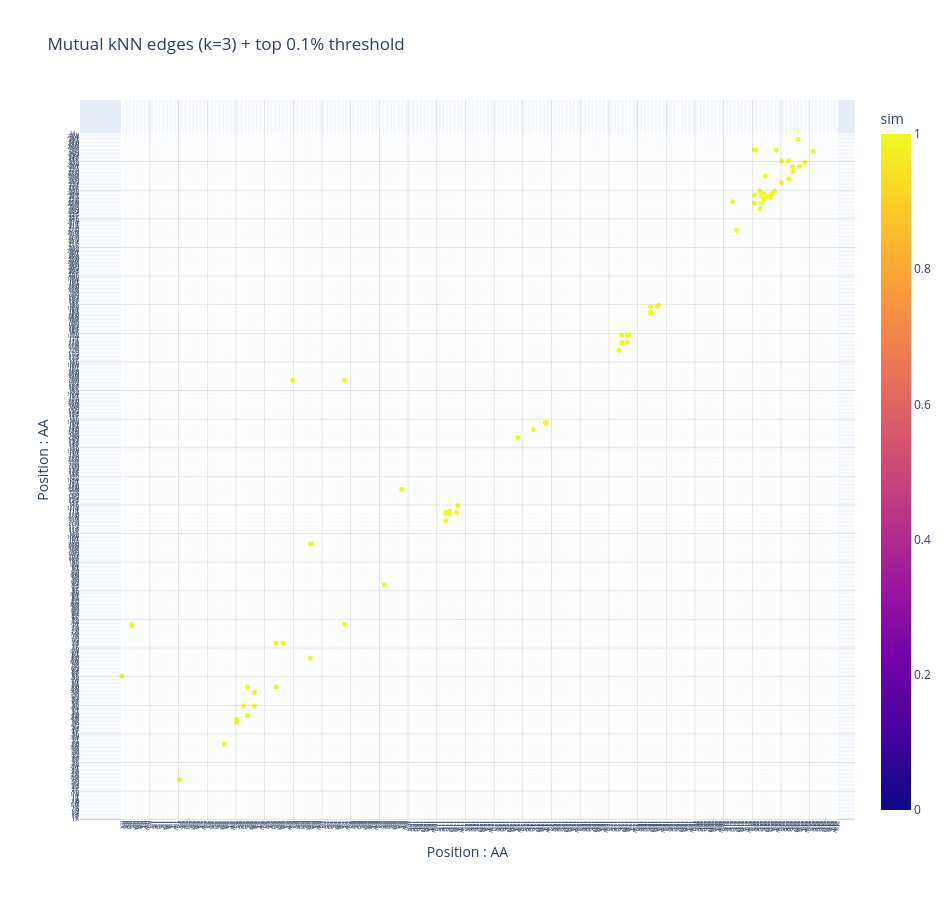

The code cell stored with this chart in its notebook:
### Code cell
import numpy as np
import plotly.express as px
import plotly.graph_objects as go

sim = gmx[0].detach().numpy()  # (525, 525)


def cosine_sim_matrix(X, eps=1e-12):
    X = X / (np.linalg.norm(X, axis=1, keepdims=True) + eps)
    return X @ X.T


def mutual_knn_edges(S, k=3, min_sim=None):
    """Returns list of (i, j, sim) edges using mutual kNN."""
    L = S.shape[0]
    nn = []
    for i in range(L):
        row = S[i].copy()
        row[i] = -np.inf
        idx = np.argpartition(row, -k)[-k:]
        idx = idx[np.argsort(row[idx])[::-1]]
        nn.append(set(idx.tolist()))

    edges = []
    for i in range(L):
        for j in nn[i]:
            if i in nn[j]:  # mutual
                if i < j:
                    s = float(S[i, j])
                    if min_sim is None or s >= min_sim:
                        edges.append((i, j, s))
    return edges


def clustered_order(S):
    """Simple greedy ordering by similarity for block visibility."""
    L = S.shape[0]
    remaining = set(range(L))
    order = []
    cur = 0
    order.append(cur)
    remaining.remove(cur)
    while remaining:
        nxt = max(remaining, key=lambda j: S[cur, j])
        order.append(nxt)
        remaining.remove(nxt)
        cur = nxt
    return np.array(order)


def plot_heatmap(
    S,
    order=None,
    title="Similarity heatmap",
    n_positions=25,
    alphabet="ACDEFGHIKLMNPQRSTVWY_",
):
    """Plot heatmap with position dividers and per-position AA tick labels."""
    S2 = S[order][:, order] if order is not None else S
    n_aa = len(alphabet)
    N = S2.shape[0]

    # tick labels: "0:A", "0:C", ...
    tickvals = list(range(N))
    ticktext = [f"{i // n_aa}:{alphabet[i % n_aa]}" for i in range(N)]

    fig = px.imshow(
        S2,
        origin="lower",
        aspect="auto",
        labels=dict(color="Similarity"),
        title=title,
    )

    # position divider lines
    for p in range(1, n_positions):
        line_pos = p * n_aa - 0.5
        fig.add_hline(y=line_pos, line_width=1, line_color="white", opacity=0.6)
        fig.add_vline(x=line_pos, line_width=1, line_color="white", opacity=0.6)

    fig.update_xaxes(
        tickvals=tickvals,
        ticktext=ticktext,
        tickangle=90,
        tickfont=dict(size=5),
        title="Position : AA",
    )
    fig.update_yaxes(
        tickvals=tickvals,
        ticktext=ticktext,
        tickfont=dict(size=5),
        title="Position : AA",
    )

    fig.update_layout(height=900, width=950)
    fig.show()


def plot_sparse_edge_scatter(
    edges,
    title="Sparse similarity graph (edge list view)",
    n_positions=25,
    alphabet="ACDEFGHIKLMNPQRSTVWY_",
):
    """Show edges in (i,j) space colored by sim — readable at large L."""
    if not edges:
        print("No edges after filtering.")
        return
    n_aa = len(alphabet)
    i = [e[0] for e in edges]
    j = [e[1] for e in edges]
    s = [e[2] for e in edges]
    fig = go.Figure(
        go.Scattergl(
            x=i,
            y=j,
            mode="markers",
            marker=dict(
                size=5,
                color=s,
                cmin=0,
                cmax=1,
                colorbar=dict(title="sim"),
            ),
            text=[
                f"{a // n_aa}:{alphabet[a % n_aa]} – {b // n_aa}:{alphabet[b % n_aa]}<br>sim={v:.3f}"
                for a, b, v in edges
            ],
            hoverinfo="text",
        )
    )

    # position divider lines
    N = n_positions * n_aa
    for p in range(1, n_positions):
        line_pos = p * n_aa - 0.5
        fig.add_hline(y=line_pos, line_width=0.5, line_color="gray", opacity=0.4)
        fig.add_vline(x=line_pos, line_width=0.5, line_color="gray", opacity=0.4)

    # tick labels: "pos:AA"
    tickvals = list(range(N))
    ticktext = [f"{i // n_aa}:{alphabet[i % n_aa]}" for i in range(N)]

    fig.update_xaxes(
        tickvals=tickvals,
        ticktext=ticktext,
        tickangle=90,
        tickfont=dict(size=5),
        title="Position : AA",
    )
    fig.update_yaxes(
        tickvals=tickvals,
        ticktext=ticktext,
        tickfont=dict(size=5),
        title="Position : AA",
    )

    fig.update_layout(
        title=title,
        height=900,
        width=950,
    )
    fig.show()


# --- reordered heatmap ---
S = cosine_sim_matrix(sim)
order = clustered_order(S)
plot_heatmap(S, order=order, title="Similarity (cosine), reordered")

# --- sparse mutual kNN edges ---
edges = mutual_knn_edges(
    S, k=3, min_sim=np.quantile(S[np.triu_indices(S.shape[0], 1)], 0.999)
)
plot_sparse_edge_scatter(edges, title="Mutual kNN edges (k=3) + top 0.1% threshold")

### Figure 1 — Plotly figure (JSON) as saved in the notebook; plotly's stock layout.template omitted (floating-point values rounded to 4 significant figures; data arrays with more than 128 entries replaced by an {"elided": "..."} marker saying what was removed)
{"data": [{"hoverinfo": "text", "marker": {"cmax": 1, "cmin": 0, "color": [0.999, 0.9992, 0.9989, 0.9984, 0.9987, 0.9992, 0.9992, 0.9994, 0.9993, 0.9991, 0.9987, 0.9985, 0.9985, 0.9987, 0.999, 0.9985, 0.9993, 0.9992, 0.9988, 0.9999, 0.9988, 0.9999, 0.999, 0.9994, 0.9996, 0.9993, 0.9995, 0.9992, 0.9997, 0.9997, 0.9986, 0.9984, 0.9988, 0.9985, 0.9992, 0.9998, 0.9997, 0.9989, 0.9993, 0.9986, 0.9996, 0.9993, 0.9984, 0.9994, 0.9997, 0.9988, 0.9988, 0.9997, 0.9998, 0.9994, 0.9995, 0.9995, 0.9998, 0.9995, 0.9997, 0.9995, 0.9997, 0.9997, 0.9996, 0.9994, 0.9995, 0.9983, 0.9998, 0.999, 0.9995, 0.9997, 0.9996, 0.999, 0.9985, 0.9985, 0.9993, 0.9997, 0.9985, 0.9993, 0.9994, 0.9984, 0.9987], "colorbar": {"title": {"text": "sim"}}, "size": 5}, "mode": "markers", "text": ["0–126<br>sim=0.999", "7–163<br>sim=0.999", "7–164<br>sim=0.999", "42–50<br>sim=0.998", "75–76<br>sim=0.999", "84–92<br>sim=0.999", "84–94<br>sim=0.999", "89–104<br>sim=0.999", "92–97<br>sim=0.999", "92–118<br>sim=0.999", "97–104<br>sim=0.999", "97–114<br>sim=0.998", "113–150<br>sim=0.999", "113–118<br>sim=0.999", "118–150<br>sim=0.999", "125–343<br>sim=0.999", "138–139<br>sim=0.999", "138–223<br>sim=0.999", "139–223<br>sim=0.999", "163–164<br>sim=1.000", "163–343<br>sim=0.999", "192–193<br>sim=1.000", "205–263<br>sim=0.999", "237–240<br>sim=0.999", "237–245<br>sim=1.000", "237–246<br>sim=0.999", "240–245<br>sim=0.999", "240–247<br>sim=0.999", "245–246<br>sim=1.000", "246–251<br>sim=1.000", "290–301<br>sim=0.999", "301–307<br>sim=0.998", "310–312<br>sim=0.999", "311–312<br>sim=0.999", "364–365<br>sim=0.999", "366–376<br>sim=1.000", "366–370<br>sim=1.000", "366–371<br>sim=0.999", "370–376<br>sim=0.999", "370–371<br>sim=0.999", "371–376<br>sim=1.000", "387–392<br>sim=0.999", "387–393<br>sim=0.998", "387–397<br>sim=0.999", "392–397<br>sim=1.000", "393–398<br>sim=0.999", "447–474<br>sim=0.999", "450–453<br>sim=1.000", "463–512<br>sim=1.000", "463–473<br>sim=0.999", "463–479<br>sim=0.999", "464–512<br>sim=1.000", "467–482<br>sim=1.000", "467–469<br>sim=1.000", "468–480<br>sim=1.000", "468–473<br>sim=1.000", "468–478<br>sim=1.000", "469–479<br>sim=1.000", "470–480<br>sim=1.000", "470–476<br>sim=0.999", "470–477<br>sim=1.000", "471–493<br>sim=0.998", "473–478<br>sim=1.000", "475–477<br>sim=0.999", "476–480<br>sim=1.000", "478–482<br>sim=1.000", "479–512<br>sim=1.000", "483–504<br>sim=0.999", "483–488<br>sim=0.998", "488–504<br>sim=0.998", "488–491<br>sim=0.999", "491–496<br>sim=1.000", "491–500<br>sim=0.998", "495–520<br>sim=0.999", "496–500<br>sim=0.999", "500–503<br>sim=0.998", "506–511<br>sim=0.999"], "type": "scattergl", "x": [0, 7, 7, 42, 75, 84, 84, 89, 92, 92, 97, 97, 113, 113, 118, 125, 138, 138, 139, 163, 163, 192, 205, 237, 237, 237, 240, 240, 245, 246, 290, 301, 310, 311, 364, 366, 366, 366, 370, 370, 371, 387, 387, 387, 392, 393, 447, 450, 463, 463, 463, 464, 467, 467, 468, 468, 468, 469, 470, 470, 470, 471, 473, 475, 476, 478, 479, 483, 483, 488, 488, 491, 491, 495, 496, 500, 506], "y": [126, 163, 164, 50, 76, 92, 94, 104, 97, 118, 104, 114, 150, 118, 150, 343, 139, 223, 223, 164, 343, 193, 263, 240, 245, 246, 245, 247, 246, 251, 301, 307, 312, 312, 365, 376, 370, 371, 376, 371, 376, 392, 393, 397, 397, 398, 474, 453, 512, 473, 479, 512, 482, 469, 480, 473, 478, 479, 480, 476, 477, 493, 478, 477, 480, 482, 512, 504, 488, 504, 491, 496, 500, 520, 500, 503, 511]}], "layout": {"height": 900, "shapes": [{"line": {"color": "gray", "width": 0.5}, "opacity": 0.4, "type": "line", "x0": 0, "x1": 1, "xref": "x domain", "y0": 20.5, "y1": 20.5, "yref": "y"}, {"line": {"color": "gray", "width": 0.5}, "opacity": 0.4, "type": "line", "x0": 20.5, "x1": 20.5, "xref": "x", "y0": 0, "y1": 1, "yref": "y domain"}, {"line": {"color": "gray", "width": 0.5}, "opacity": 0.4, "type": "line", "x0": 0, "x1": 1, "xref": "x domain", "y0": 41.5, "y1": 41.5, "yref": "y"}, {"line": {"color": "gray", "width": 0.5}, "opacity": 0.4, "type": "line", "x0": 41.5, "x1": 41.5, "xref": "x", "y0": 0, "y1": 1, "yref": "y domain"}, {"line": {"color": "gray", "width": 0.5}, "opacity": 0.4, "type": "line", "x0": 0, "x1": 1, "xref": "x domain", "y0": 62.5, "y1": 62.5, "yref": "y"}, {"line": {"color": "gray", "width": 0.5}, "opacity": 0.4, "type": "line", "x0": 62.5, "x1": 62.5, "xref": "x", "y0": 0, "y1": 1, "yref": "y domain"}, {"line": {"color": "gray", "width": 0.5}, "opacity": 0.4, "type": "line", "x0": 0, "x1": 1, "xref": "x domain", "y0": 83.5, "y1": 83.5, "yref": "y"}, {"line": {"color": "gray", "width": 0.5}, "opacity": 0.4, "type": "line", "x0": 83.5, "x1": 83.5, "xref": "x", "y0": 0, "y1": 1, "yref": "y domain"}, {"line": {"color": "gray", "width": 0.5}, "opacity": 0.4, "type": "line", "x0": 0, "x1": 1, "xref": "x domain", "y0": 104.5, "y1": 104.5, "yref": "y"}, {"line": {"color": "gray", "width": 0.5}, "opacity": 0.4, "type": "line", "x0": 104.5, "x1": 104.5, "xref": "x", "y0": 0, "y1": 1, "yref": "y domain"}, {"line": {"color": "gray", "width": 0.5}, "opacity": 0.4, "type": "line", "x0": 0, "x1": 1, "xref": "x domain", "y0": 125.5, "y1": 125.5, "yref": "y"}, {"line": {"color": "gray", "width": 0.5}, "opacity": 0.4, "type": "line", "x0": 125.5, "x1": 125.5, "xref": "x", "y0": 0, "y1": 1, "yref": "y domain"}, {"line": {"color": "gray", "width": 0.5}, "opacity": 0.4, "type": "line", "x0": 0, "x1": 1, "xref": "x domain", "y0": 146.5, "y1": 146.5, "yref": "y"}, {"line": {"color": "gray", "width": 0.5}, "opacity": 0.4, "type": "line", "x0": 146.5, "x1": 146.5, "xref": "x", "y0": 0, "y1": 1, "yref": "y domain"}, {"line": {"color": "gray", "width": 0.5}, "opacity": 0.4, "type": "line", "x0": 0, "x1": 1, "xref": "x domain", "y0": 167.5, "y1": 167.5, "yref": "y"}, {"line": {"color": "gray", "width": 0.5}, "opacity": 0.4, "type": "line", "x0": 167.5, "x1": 167.5, "xref": "x", "y0": 0, "y1": 1, "yref": "y domain"}, {"line": {"color": "gray", "width": 0.5}, "opacity": 0.4, "type": "line", "x0": 0, "x1": 1, "xref": "x domain", "y0": 188.5, "y1": 188.5, "yref": "y"}, {"line": {"color": "gray", "width": 0.5}, "opacity": 0.4, "type": "line", "x0": 188.5, "x1": 188.5, "xref": "x", "y0": 0, "y1": 1, "yref": "y domain"}, {"line": {"color": "gray", "width": 0.5}, "opacity": 0.4, "type": "line", "x0": 0, "x1": 1, "xref": "x domain", "y0": 209.5, "y1": 209.5, "yref": "y"}, {"line": {"color": "gray", "width": 0.5}, "opacity": 0.4, "type": "line", "x0": 209.5, "x1": 209.5, "xref": "x", "y0": 0, "y1": 1, "yref": "y domain"}, {"line": {"color": "gray", "width": 0.5}, "opacity": 0.4, "type": "line", "x0": 0, "x1": 1, "xref": "x domain", "y0": 230.5, "y1": 230.5, "yref": "y"}, {"line": {"color": "gray", "width": 0.5}, "opacity": 0.4, "type": "line", "x0": 230.5, "x1": 230.5, "xref": "x", "y0": 0, "y1": 1, "yref": "y domain"}, {"line": {"color": "gray", "width": 0.5}, "opacity": 0.4, "type": "line", "x0": 0, "x1": 1, "xref": "x domain", "y0": 251.5, "y1": 251.5, "yref": "y"}, {"line": {"color": "gray", "width": 0.5}, "opacity": 0.4, "type": "line", "x0": 251.5, "x1": 251.5, "xref": "x", "y0": 0, "y1": 1, "yref": "y domain"}, {"line": {"color": "gray", "width": 0.5}, "opacity": 0.4, "type": "line", "x0": 0, "x1": 1, "xref": "x domain", "y0": 272.5, "y1": 272.5, "yref": "y"}, {"line": {"color": "gray", "width": 0.5}, "opacity": 0.4, "type": "line", "x0": 272.5, "x1": 272.5, "xref": "x", "y0": 0, "y1": 1, "yref": "y domain"}, {"line": {"color": "gray", "width": 0.5}, "opacity": 0.4, "type": "line", "x0": 0, "x1": 1, "xref": "x domain", "y0": 293.5, "y1": 293.5, "yref": "y"}, {"line": {"color": "gray", "width": 0.5}, "opacity": 0.4, "type": "line", "x0": 293.5, "x1": 293.5, "xref": "x", "y0": 0, "y1": 1, "yref": "y domain"}, {"line": {"color": "gray", "width": 0.5}, "opacity": 0.4, "type": "line", "x0": 0, "x1": 1, "xref": "x domain", "y0": 314.5, "y1": 314.5, "yref": "y"}, {"line": {"color": "gray", "width": 0.5}, "opacity": 0.4, "type": "line", "x0": 314.5, "x1": 314.5, "xref": "x", "y0": 0, "y1": 1, "yref": "y domain"}, {"line": {"color": "gray", "width": 0.5}, "opacity": 0.4, "type": "line", "x0": 0, "x1": 1, "xref": "x domain", "y0": 335.5, "y1": 335.5, "yref": "y"}, {"line": {"color": "gray", "width": 0.5}, "opacity": 0.4, "type": "line", "x0": 335.5, "x1": 335.5, "xref": "x", "y0": 0, "y1": 1, "yref": "y domain"}, {"line": {"color": "gray", "width": 0.5}, "opacity": 0.4, "type": "line", "x0": 0, "x1": 1, "xref": "x domain", "y0": 356.5, "y1": 356.5, "yref": "y"}, {"line": {"color": "gray", "width": 0.5}, "opacity": 0.4, "type": "line", "x0": 356.5, "x1": 356.5, "xref": "x", "y0": 0, "y1": 1, "yref": "y domain"}, {"line": {"color": "gray", "width": 0.5}, "opacity": 0.4, "type": "line", "x0": 0, "x1": 1, "xref": "x domain", "y0": 377.5, "y1": 377.5, "yref": "y"}, {"line": {"color": "gray", "width": 0.5}, "opacity": 0.4, "type": "line", "x0": 377.5, "x1": 377.5, "xref": "x", "y0": 0, "y1": 1, "yref": "y domain"}, {"line": {"color": "gray", "width": 0.5}, "opacity": 0.4, "type": "line", "x0": 0, "x1": 1, "xref": "x domain", "y0": 398.5, "y1": 398.5, "yref": "y"}, {"line": {"color": "gray", "width": 0.5}, "opacity": 0.4, "type": "line", "x0": 398.5, "x1": 398.5, "xref": "x", "y0": 0, "y1": 1, "yref": "y domain"}, {"line": {"color": "gray", "width": 0.5}, "opacity": 0.4, "type": "line", "x0": 0, "x1": 1, "xref": "x domain", "y0": 419.5, "y1": 419.5, "yref": "y"}, {"line": {"color": "gray", "width": 0.5}, "opacity": 0.4, "type": "line", "x0": 419.5, "x1": 419.5, "xref": "x", "y0": 0, "y1": 1, "yref": "y domain"}, {"line": {"color": "gray", "width": 0.5}, "opacity": 0.4, "type": "line", "x0": 0, "x1": 1, "xref": "x domain", "y0": 440.5, "y1": 440.5, "yref": "y"}, {"line": {"color": "gray", "width": 0.5}, "opacity": 0.4, "type": "line", "x0": 440.5, "x1": 440.5, "xref": "x", "y0": 0, "y1": 1, "yref": "y domain"}, {"line": {"color": "gray", "width": 0.5}, "opacity": 0.4, "type": "line", "x0": 0, "x1": 1, "xref": "x domain", "y0": 461.5, "y1": 461.5, "yref": "y"}, {"line": {"color": "gray", "width": 0.5}, "opacity": 0.4, "type": "line", "x0": 461.5, "x1": 461.5, "xref": "x", "y0": 0, "y1": 1, "yref": "y domain"}, {"line": {"color": "gray", "width": 0.5}, "opacity": 0.4, "type": "line", "x0": 0, "x1": 1, "xref": "x domain", "y0": 482.5, "y1": 482.5, "yref": "y"}, {"line": {"color": "gray", "width": 0.5}, "opacity": 0.4, "type": "line", "x0": 482.5, "x1": 482.5, "xref": "x", "y0": 0, "y1": 1, "yref": "y domain"}, {"line": {"color": "gray", "width": 0.5}, "opacity": 0.4, "type": "line", "x0": 0, "x1": 1, "xref": "x domain", "y0": 503.5, "y1": 503.5, "yref": "y"}, {"line": {"color": "gray", "width": 0.5}, "opacity": 0.4, "type": "line", "x0": 503.5, "x1": 503.5, "xref": "x", "y0": 0, "y1": 1, "yref": "y domain"}], "title": {"text": "Mutual kNN edges (k=3) + top 0.1% threshold"}, "width": 950, "xaxis": {"tickangle": 90, "tickfont": {"size": 5}, "ticktext": {"elided": "525 str values"}, "tickvals": {"elided": "525 int values"}, "title": {"text": "Position : AA"}}, "yaxis": {"tickfont": {"size": 5}, "ticktext": {"elided": "525 str values"}, "tickvals": {"elided": "525 int values"}, "title": {"text": "Position : AA"}}}}
